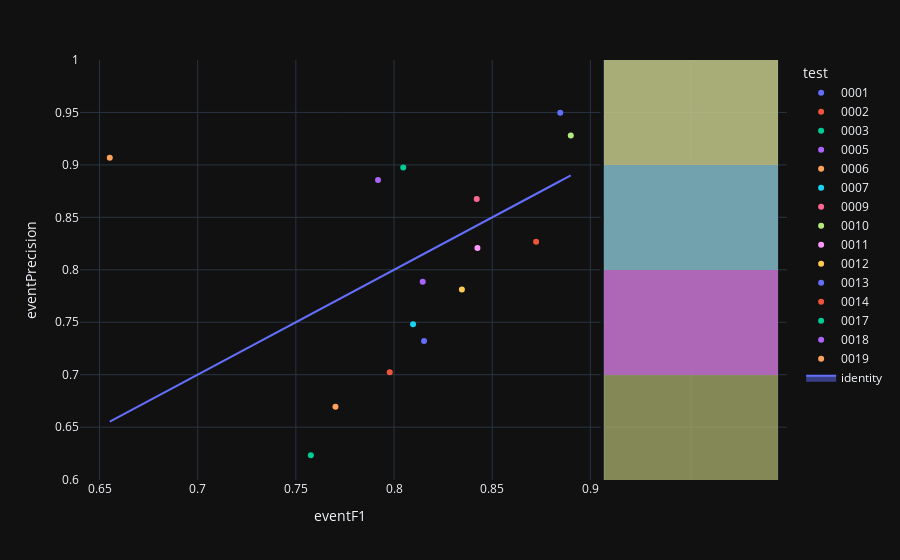

Source (notebook cell):
### Code cell
fig=px.scatter(experimentModels_N2,x='eventF1',y='eventPrecision',color='test',hover_name='modelId', marginal_y="histogram")
fig.add_trace(
    go.Scatter(x=experimentModels_N2['eventF1'], y=experimentModels_N2['eventF1'], name="identity", mode='lines',fill="toself")
)
fig.show()

### Figure 1 — Plotly figure (JSON) as saved in the notebook; plotly's stock layout.template omitted (floating-point values rounded to 4 significant figures)
{"data": [{"hovertemplate": "<b>%{hovertext}</b><br><br>test=0001<br>eventF1=%{x}<br>eventPrecision=%{y}<extra></extra>", "hovertext": ["27775e1b-9adc-4ae7-9fcf-b3dbe38ca573"], "legendgroup": "0001", "marker": {"color": "#636efa", "symbol": "circle"}, "mode": "markers", "name": "0001", "orientation": "v", "showlegend": true, "x": [0.8847], "xaxis": "x", "y": [0.9498], "yaxis": "y", "type": "scatter"}, {"alignmentgroup": "True", "bingroup": "y", "hovertemplate": "test=0001<br>eventPrecision=%{y}<br>count=%{x}<extra></extra>", "legendgroup": "0001", "marker": {"color": "#636efa"}, "name": "0001", "offsetgroup": "0001", "opacity": 0.5, "showlegend": false, "xaxis": "x2", "y": [0.9498], "yaxis": "y2", "type": "histogram"}, {"hovertemplate": "<b>%{hovertext}</b><br><br>test=0002<br>eventF1=%{x}<br>eventPrecision=%{y}<extra></extra>", "hovertext": ["363d6b1b-23e4-4aa5-8a2e-a2aa6c9a2bd0"], "legendgroup": "0002", "marker": {"color": "#EF553B", "symbol": "circle"}, "mode": "markers", "name": "0002", "orientation": "v", "showlegend": true, "x": [0.8724], "xaxis": "x", "y": [0.8268], "yaxis": "y", "type": "scatter"}, {"alignmentgroup": "True", "bingroup": "y", "hovertemplate": "test=0002<br>eventPrecision=%{y}<br>count=%{x}<extra></extra>", "legendgroup": "0002", "marker": {"color": "#EF553B"}, "name": "0002", "offsetgroup": "0002", "opacity": 0.5, "showlegend": false, "xaxis": "x2", "y": [0.8268], "yaxis": "y2", "type": "histogram"}, {"hovertemplate": "<b>%{hovertext}</b><br><br>test=0003<br>eventF1=%{x}<br>eventPrecision=%{y}<extra></extra>", "hovertext": ["09d246cf-df61-4da1-b690-e0c8338d819c"], "legendgroup": "0003", "marker": {"color": "#00cc96", "symbol": "circle"}, "mode": "markers", "name": "0003", "orientation": "v", "showlegend": true, "x": [0.7576], "xaxis": "x", "y": [0.6232], "yaxis": "y", "type": "scatter"}, {"alignmentgroup": "True", "bingroup": "y", "hovertemplate": "test=0003<br>eventPrecision=%{y}<br>count=%{x}<extra></extra>", "legendgroup": "0003", "marker": {"color": "#00cc96"}, "name": "0003", "offsetgroup": "0003", "opacity": 0.5, "showlegend": false, "xaxis": "x2", "y": [0.6232], "yaxis": "y2", "type": "histogram"}, {"hovertemplate": "<b>%{hovertext}</b><br><br>test=0005<br>eventF1=%{x}<br>eventPrecision=%{y}<extra></extra>", "hovertext": ["d7547448-90e9-4379-8b6f-40fc4ce250cf"], "legendgroup": "0005", "marker": {"color": "#ab63fa", "symbol": "circle"}, "mode": "markers", "name": "0005", "orientation": "v", "showlegend": true, "x": [0.7918], "xaxis": "x", "y": [0.8856], "yaxis": "y", "type": "scatter"}, {"alignmentgroup": "True", "bingroup": "y", "hovertemplate": "test=0005<br>eventPrecision=%{y}<br>count=%{x}<extra></extra>", "legendgroup": "0005", "marker": {"color": "#ab63fa"}, "name": "0005", "offsetgroup": "0005", "opacity": 0.5, "showlegend": false, "xaxis": "x2", "y": [0.8856], "yaxis": "y2", "type": "histogram"}, {"hovertemplate": "<b>%{hovertext}</b><br><br>test=0006<br>eventF1=%{x}<br>eventPrecision=%{y}<extra></extra>", "hovertext": ["8494b8dc-14c3-4df3-a9e2-2569fced6b66"], "legendgroup": "0006", "marker": {"color": "#FFA15A", "symbol": "circle"}, "mode": "markers", "name": "0006", "orientation": "v", "showlegend": true, "x": [0.6552], "xaxis": "x", "y": [0.9069], "yaxis": "y", "type": "scatter"}, {"alignmentgroup": "True", "bingroup": "y", "hovertemplate": "test=0006<br>eventPrecision=%{y}<br>count=%{x}<extra></extra>", "legendgroup": "0006", "marker": {"color": "#FFA15A"}, "name": "0006", "offsetgroup": "0006", "opacity": 0.5, "showlegend": false, "xaxis": "x2", "y": [0.9069], "yaxis": "y2", "type": "histogram"}, {"hovertemplate": "<b>%{hovertext}</b><br><br>test=0007<br>eventF1=%{x}<br>eventPrecision=%{y}<extra></extra>", "hovertext": ["4ec9c4e1-e050-4cb3-911d-426930925d09"], "legendgroup": "0007", "marker": {"color": "#19d3f3", "symbol": "circle"}, "mode": "markers", "name": "0007", "orientation": "v", "showlegend": true, "x": [0.8097], "xaxis": "x", "y": [0.7482], "yaxis": "y", "type": "scatter"}, {"alignmentgroup": "True", "bingroup": "y", "hovertemplate": "test=0007<br>eventPrecision=%{y}<br>count=%{x}<extra></extra>", "legendgroup": "0007", "marker": {"color": "#19d3f3"}, "name": "0007", "offsetgroup": "0007", "opacity": 0.5, "showlegend": false, "xaxis": "x2", "y": [0.7482], "yaxis": "y2", "type": "histogram"}, {"hovertemplate": "<b>%{hovertext}</b><br><br>test=0009<br>eventF1=%{x}<br>eventPrecision=%{y}<extra></extra>", "hovertext": ["9f43f1cd-280c-4e7c-9c3a-a90f704900c2"], "legendgroup": "0009", "marker": {"color": "#FF6692", "symbol": "circle"}, "mode": "markers", "name": "0009", "orientation": "v", "showlegend": true, "x": [0.8421], "xaxis": "x", "y": [0.8675], "yaxis": "y", "type": "scatter"}, {"alignmentgroup": "True", "bingroup": "y", "hovertemplate": "test=0009<br>eventPrecision=%{y}<br>count=%{x}<extra></extra>", "legendgroup": "0009", "marker": {"color": "#FF6692"}, "name": "0009", "offsetgroup": "0009", "opacity": 0.5, "showlegend": false, "xaxis": "x2", "y": [0.8675], "yaxis": "y2", "type": "histogram"}, {"hovertemplate": "<b>%{hovertext}</b><br><br>test=0010<br>eventF1=%{x}<br>eventPrecision=%{y}<extra></extra>", "hovertext": ["285a2ff5-4005-4d2b-a89a-5108d2058c0f"], "legendgroup": "0010", "marker": {"color": "#B6E880", "symbol": "circle"}, "mode": "markers", "name": "0010", "orientation": "v", "showlegend": true, "x": [0.89], "xaxis": "x", "y": [0.928], "yaxis": "y", "type": "scatter"}, {"alignmentgroup": "True", "bingroup": "y", "hovertemplate": "test=0010<br>eventPrecision=%{y}<br>count=%{x}<extra></extra>", "legendgroup": "0010", "marker": {"color": "#B6E880"}, "name": "0010", "offsetgroup": "0010", "opacity": 0.5, "showlegend": false, "xaxis": "x2", "y": [0.928], "yaxis": "y2", "type": "histogram"}, {"hovertemplate": "<b>%{hovertext}</b><br><br>test=0011<br>eventF1=%{x}<br>eventPrecision=%{y}<extra></extra>", "hovertext": ["7bee7b22-c6a4-482c-866e-cfd36aa7b2f8"], "legendgroup": "0011", "marker": {"color": "#FF97FF", "symbol": "circle"}, "mode": "markers", "name": "0011", "orientation": "v", "showlegend": true, "x": [0.8425], "xaxis": "x", "y": [0.8208], "yaxis": "y", "type": "scatter"}, {"alignmentgroup": "True", "bingroup": "y", "hovertemplate": "test=0011<br>eventPrecision=%{y}<br>count=%{x}<extra></extra>", "legendgroup": "0011", "marker": {"color": "#FF97FF"}, "name": "0011", "offsetgroup": "0011", "opacity": 0.5, "showlegend": false, "xaxis": "x2", "y": [0.8208], "yaxis": "y2", "type": "histogram"}, {"hovertemplate": "<b>%{hovertext}</b><br><br>test=0012<br>eventF1=%{x}<br>eventPrecision=%{y}<extra></extra>", "hovertext": ["883a5eb1-e984-44b0-91e9-1c97b07d1547"], "legendgroup": "0012", "marker": {"color": "#FECB52", "symbol": "circle"}, "mode": "markers", "name": "0012", "orientation": "v", "showlegend": true, "x": [0.8345], "xaxis": "x", "y": [0.7812], "yaxis": "y", "type": "scatter"}, {"alignmentgroup": "True", "bingroup": "y", "hovertemplate": "test=0012<br>eventPrecision=%{y}<br>count=%{x}<extra></extra>", "legendgroup": "0012", "marker": {"color": "#FECB52"}, "name": "0012", "offsetgroup": "0012", "opacity": 0.5, "showlegend": false, "xaxis": "x2", "y": [0.7812], "yaxis": "y2", "type": "histogram"}, {"hovertemplate": "<b>%{hovertext}</b><br><br>test=0013<br>eventF1=%{x}<br>eventPrecision=%{y}<extra></extra>", "hovertext": ["d082b8f6-ee32-4a9f-9ba6-34d399073207"], "legendgroup": "0013", "marker": {"color": "#636efa", "symbol": "circle"}, "mode": "markers", "name": "0013", "orientation": "v", "showlegend": true, "x": [0.8153], "xaxis": "x", "y": [0.7322], "yaxis": "y", "type": "scatter"}, {"alignmentgroup": "True", "bingroup": "y", "hovertemplate": "test=0013<br>eventPrecision=%{y}<br>count=%{x}<extra></extra>", "legendgroup": "0013", "marker": {"color": "#636efa"}, "name": "0013", "offsetgroup": "0013", "opacity": 0.5, "showlegend": false, "xaxis": "x2", "y": [0.7322], "yaxis": "y2", "type": "histogram"}, {"hovertemplate": "<b>%{hovertext}</b><br><br>test=0014<br>eventF1=%{x}<br>eventPrecision=%{y}<extra></extra>", "hovertext": ["f50ea95d-2bb9-445c-8b79-9aabf91249a6"], "legendgroup": "0014", "marker": {"color": "#EF553B", "symbol": "circle"}, "mode": "markers", "name": "0014", "orientation": "v", "showlegend": true, "x": [0.7978], "xaxis": "x", "y": [0.7024], "yaxis": "y", "type": "scatter"}, {"alignmentgroup": "True", "bingroup": "y", "hovertemplate": "test=0014<br>eventPrecision=%{y}<br>count=%{x}<extra></extra>", "legendgroup": "0014", "marker": {"color": "#EF553B"}, "name": "0014", "offsetgroup": "0014", "opacity": 0.5, "showlegend": false, "xaxis": "x2", "y": [0.7024], "yaxis": "y2", "type": "histogram"}, {"hovertemplate": "<b>%{hovertext}</b><br><br>test=0017<br>eventF1=%{x}<br>eventPrecision=%{y}<extra></extra>", "hovertext": ["b3f70ca6-b339-46f7-9496-6b9dc83c64d5"], "legendgroup": "0017", "marker": {"color": "#00cc96", "symbol": "circle"}, "mode": "markers", "name": "0017", "orientation": "v", "showlegend": true, "x": [0.8047], "xaxis": "x", "y": [0.8976], "yaxis": "y", "type": "scatter"}, {"alignmentgroup": "True", "bingroup": "y", "hovertemplate": "test=0017<br>eventPrecision=%{y}<br>count=%{x}<extra></extra>", "legendgroup": "0017", "marker": {"color": "#00cc96"}, "name": "0017", "offsetgroup": "0017", "opacity": 0.5, "showlegend": false, "xaxis": "x2", "y": [0.8976], "yaxis": "y2", "type": "histogram"}, {"hovertemplate": "<b>%{hovertext}</b><br><br>test=0018<br>eventF1=%{x}<br>eventPrecision=%{y}<extra></extra>", "hovertext": ["ccdc74da-8ec0-4a1f-9a06-bc28dab8ca56"], "legendgroup": "0018", "marker": {"color": "#ab63fa", "symbol": "circle"}, "mode": "markers", "name": "0018", "orientation": "v", "showlegend": true, "x": [0.8146], "xaxis": "x", "y": [0.7887], "yaxis": "y", "type": "scatter"}, {"alignmentgroup": "True", "bingroup": "y", "hovertemplate": "test=0018<br>eventPrecision=%{y}<br>count=%{x}<extra></extra>", "legendgroup": "0018", "marker": {"color": "#ab63fa"}, "name": "0018", "offsetgroup": "0018", "opacity": 0.5, "showlegend": false, "xaxis": "x2", "y": [0.7887], "yaxis": "y2", "type": "histogram"}, {"hovertemplate": "<b>%{hovertext}</b><br><br>test=0019<br>eventF1=%{x}<br>eventPrecision=%{y}<extra></extra>", "hovertext": ["4da8bffe-f10a-480e-acc3-7db0600b37d7"], "legendgroup": "0019", "marker": {"color": "#FFA15A", "symbol": "circle"}, "mode": "markers", "name": "0019", "orientation": "v", "showlegend": true, "x": [0.7702], "xaxis": "x", "y": [0.6694], "yaxis": "y", "type": "scatter"}, {"alignmentgroup": "True", "bingroup": "y", "hovertemplate": "test=0019<br>eventPrecision=%{y}<br>count=%{x}<extra></extra>", "legendgroup": "0019", "marker": {"color": "#FFA15A"}, "name": "0019", "offsetgroup": "0019", "opacity": 0.5, "showlegend": false, "xaxis": "x2", "y": [0.6694], "yaxis": "y2", "type": "histogram"}, {"fill": "toself", "mode": "lines", "name": "identity", "x": [0.8847, 0.8724, 0.7576, 0.7918, 0.6552, 0.8097, 0.8421, 0.89, 0.8425, 0.8345, 0.8153, 0.7978, 0.8047, 0.8146, 0.7702], "y": [0.8847, 0.8724, 0.7576, 0.7918, 0.6552, 0.8097, 0.8421, 0.89, 0.8425, 0.8345, 0.8153, 0.7978, 0.8047, 0.8146, 0.7702], "type": "scatter"}], "layout": {"xaxis": {"anchor": "y", "domain": [0.0, 0.7363], "title": {"text": "eventF1"}}, "yaxis": {"anchor": "x", "domain": [0.0, 1.0], "title": {"text": "eventPrecision"}}, "xaxis2": {"anchor": "y2", "domain": [0.7413, 1.0], "matches": "x2", "showticklabels": false, "showline": false, "ticks": "", "showgrid": true}, "yaxis2": {"anchor": "x2", "domain": [0.0, 1.0], "matches": "y", "showticklabels": false, "showgrid": true}, "legend": {"title": {"text": "test"}, "tracegroupgap": 0}, "margin": {"t": 60}, "barmode": "overlay"}}
